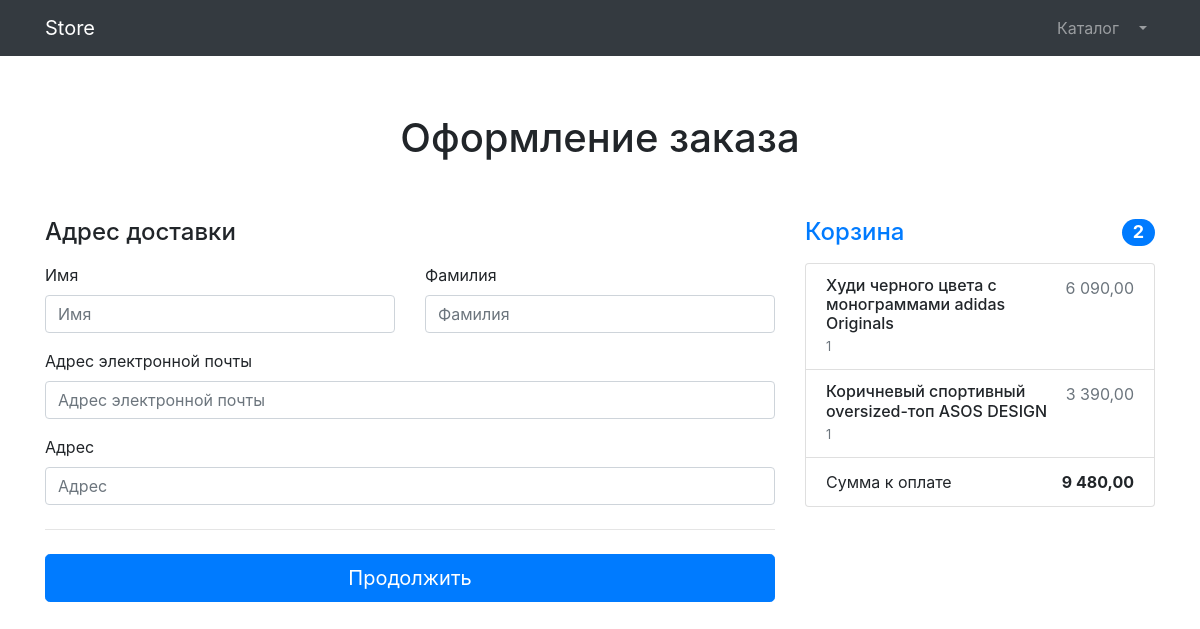
Screenshot of /orders/order-create/ (signed in) with the database file from the repository.
### products/models.py (models this page shows, shortened)
class Basket(models.Model):
	user = models.ForeignKey(to=User, on_delete=models.CASCADE)
	product = models.ForeignKey(to=Product, on_delete=models.CASCADE)
	quantity = models.PositiveIntegerField(default=0)
	created_timestamp = models.DateTimeField(auto_now_add=True)
	objects = BasketQuerySet.as_manager()
	def sum(self):
		return self.product.price * self.quantity

class Product(models.Model):
	name = models.CharField(max_length=256)
	descriptiom = models.TextField()
	price = models.DecimalField(max_digits=6, decimal_places=2)
	quantity = models.IntegerField(default=0)
	image = models.ImageField(upload_to='products_images')
	category = models.ForeignKey(ProductCategory, on_delete=models.CASCADE, related_name='p_category')
	class Meta:
		verbose_name = 'Product'
		verbose_name_plural = 'Products'

### orders/views.py (the view, shortened to what this page needs)
# urls.py: path('order-create/', OrderCreateView.as_view(), name='order-create'),
class OrderCreateView(TitleMixin, CreateView):
	template_name = 'orders/order-create.html'
	form_class = OrderForm
	success_url = reverse_lazy('orders:order-create')
	title = 'Store - оформление заказа'

### orders/forms.py
class OrderForm(forms.ModelForm):
	first_name = forms.CharField(widget=forms.TextInput(attrs={'class': 'form-control', 'placeholder': 'Имя'}))
	last_name = forms.CharField(widget=forms.TextInput(attrs={'class': 'form-control', 'placeholder': 'Фамилия'}))
	email = forms.EmailField(widget=forms.EmailInput(attrs={
		'class': 'form-control', 'placeholder': 'Адрес электронной почты'}))
	address = forms.CharField(widget=forms.TextInput(attrs={'class': 'form-control', 'placeholder': 'Адрес'}))
	class Meta:
		model = Order
		fields = ('first_name', 'last_name', 'email', 'address',)

### common/views.py (called while the page is built)
	def get_context_data(self, **kwargs):
		context = super(TitleMixin, self).get_context_data(**kwargs)
		context['title'] = self.title
		return context

### products/context_processors.py (called while the page is built)
def baskets(request):
	user = request.user
	return {'baskets': Basket.objects.filter(user=user) if user.is_authenticated else []}

### products/models.py (called while the page is built)
	def total_sum(self):
		return sum(basket.sum() for basket in self)

	def total_quantity(self):
		return sum(basket.quantity for basket in self)

### orders/templates/orders/order-create.html (shortened to what this page needs)
{% extends 'products/base.html' %}
{% load humanize %}
{% block content %}
    <section>
    <div class="alert alert-warning text-center" role="alert">
    </div>
    <div class="container">
        <div class="py-5 text-center">
            <h1>Оформление заказа</h1>
        </div>
        <div class="row g-5">
            <div class="col-md-5 col-lg-4 order-md-last">
                <h4 class="d-flex justify-content-between align-items-center mb-3">
                    <span class="text-primary">Корзина</span>
                    <span class="badge badge-primary badge-pill text-white">{{ baskets.total_quantity }}</span>
                </h4>
                <ul class="list-group mb-3">
                    {% for basket in baskets %}
                        <li class="list-group-item d-flex justify-content-between lh-sm">
                        <div>
                            <h6 class="my-0">{{ basket.product.name }}</h6>
                            <small class="text-muted">{{ basket.quantity }}</small>
                        </div>
                        <span class="text-muted">{{ basket.sum|intcomma }}</span>
                    </li>
                    {% endfor %}
                    <li class="list-group-item d-flex justify-content-between">
                        <span>Сумма к оплате</span>
                        <strong>{{ baskets.total_sum|intcomma }}</strong>
                    </li>
                </ul>
            </div>
            <div class="col-md-7 col-lg-8">
                <h4 class="mb-3">Адрес доставки</h4>
                <form action="{% url 'orders:order-create' %}" method="post">
                    <div class="row g-3">
                        <div class="col-sm-6">
                            <label for="{{ form.first_name.id_for_label }}" class="form-label">Имя</label>
                          {{ form.first_name }}
                        </div>
                        <div class="col-sm-6">
                            <label for="{{ form.last_name.id_for_label }}" class="form-label">Фамилия</label>
                            {{ form.last_name }}
                        </div>
                        <div class="col-12 mt-3">
                            <label for="{{ form.email.id_for_label }}" class="form-label">Адрес электронной почты</label>
                            {{ form.email }}
                        </div>
                        <div class="col-12 mt-3">
                            <label for="{{ form.address.id_for_label }}" class="form-label">Адрес</label>
                            {{ form.address }}
                        </div>
                    </div>
                    <hr class="my-4">
                    <button class="w-100 btn btn-primary btn-lg" type="submit">Продолжить</button>
                </form>
            </div>
        </div>
    </div>
</section>
{% endblock %}

### rows the page displays
Basket: total_quantity "2", product.name "Худи черного цвета с монограммами adidas Originals", quantity "1", sum "6 090,00", total_sum "9 480,00"
Basket: product.name "Коричневый спортивный oversized-топ ASOS DESIGN", quantity "1", sum "3 390,00"
